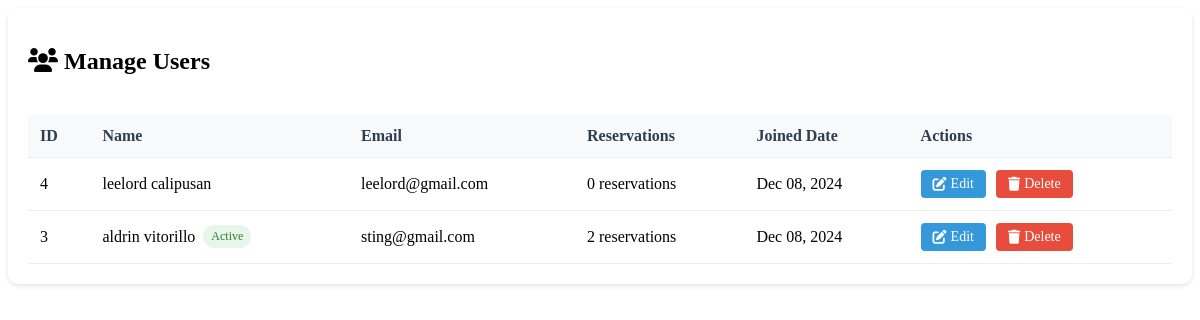
The app's page /ADMIN/manage_users.php with its own data.
### tables this page shows
CREATE TABLE `users` (
  `id` int(11) NOT NULL,
  `name` varchar(50) NOT NULL,
  `lastname` varchar(50) NOT NULL,
  `email` varchar(100) NOT NULL,
  `password` varchar(255) NOT NULL,
  `created_at` timestamp NOT NULL DEFAULT current_timestamp()
);

### ADMIN/manage_users.php (the view, shortened to what this page needs)
<?php
require_once '../includes/db_connection.php';
$sql = "SELECT u.*,
        (SELECT COUNT(*) FROM reservations WHERE user_id = u.id) as reservation_count
        FROM users u
        ORDER BY u.created_at DESC";
$result = $conn->query($sql);
if ($result === false) {
    $error_message = "Error fetching users: " . $conn->error;
} else {
    $users = $result->fetch_all(MYSQLI_ASSOC);
}
?>
<!DOCTYPE html>
<html lang="en">
<head>
    <link rel="stylesheet" href="https://cdnjs.cloudflare.com/ajax/libs/font-awesome/6.0.0/css/all.min.css">
</head>
<body>
    <div class="user-management">
        <div class="actions-bar">
            <h2><i class="fas fa-users"></i> Manage Users</h2>
            <a href="add_user.php" class="add-user-btn">
                <i class="fas fa-user-plus"></i> Add New User
            </a>
        </div>
        <?php if (isset($users) && count($users) > 0): ?>
            <div class="table-responsive">
                <table class="user-table">
                    <thead>
                        <tr>
                            <th>ID</th>
                            <th>Name</th>
                            <th>Email</th>
                            <th>Reservations</th>
                            <th>Joined Date</th>
                            <th>Actions</th>
                        </tr>
                    </thead>
                    <tbody>
                        <?php foreach ($users as $user): ?>
                            <tr>
                                <td><?php echo htmlspecialchars($user['id']); ?></td>
                                <td>
                                    <div class="user-status">
                                        <?php echo htmlspecialchars($user['name'] . ' ' . $user['lastname']); ?>
                                        <?php if ($user['reservation_count'] > 0): ?>
                                            <span class="status-badge">Active</span>
                                        <?php endif; ?>
                                    </div>
                                </td>
                                <td><?php echo htmlspecialchars($user['email']); ?></td>
                                <td><?php echo $user['reservation_count']; ?> reservations</td>
                                <td><?php echo date('M d, Y', strtotime($user['created_at'])); ?></td>
                                <td>
                                    <div class="user-actions">
                                        <a href="edit_user.php?id=<?php echo $user['id']; ?>" class="btn btn-edit">
                                            <i class="fas fa-edit"></i> Edit
                                        </a>
                                        <a href="?delete=<?php echo $user['id']; ?>"
                                           class="btn btn-delete"
                                           onclick="return confirm('Are you sure you want to delete this user? This will also delete all their reservations.');">
                                            <i class="fas fa-trash"></i> Delete
                                        </a>
                                    </div>
                                </td>
                            </tr>
                        <?php endforeach; ?>
                    </tbody>
                </table>
            </div>
        <?php endif; ?>
    </div>
</body>
</html>

### ADMIN/manage_users.php (style rules this page uses)
.user-management { background: white; border-radius: 10px; box-shadow: 0 2px 5px rgba(0,0,0,0.1); padding: 20px; }
.actions-bar { display: flex; justify-content: space-between; align-items: center; margin-bottom: 20px; }
.add-user-btn { background: var(--secondary-color); color: white; padding: 10px 20px; border-radius: 5px; text-decoration: none; display: inline-flex; align-items: center; gap: 8px; transition: background-color 0.3s; }
.user-table { width: 100%; border-collapse: collapse; margin-top: 20px; }
.user-table th, .user-table td { padding: 12px; text-align: left; border-bottom: 1px solid #eee; }
.user-table th { background-color: #f8f9fa; font-weight: 600; color: #2c3e50; }
.user-actions { display: flex; gap: 10px; }
.btn { padding: 6px 12px; border-radius: 4px; text-decoration: none; font-size: 14px; display: inline-flex; align-items: center; gap: 4px; }
.btn-edit { background: #3498db; color: white; }
.btn-delete { background: #e74c3c; color: white; }
.user-status { display: flex; align-items: center; gap: 8px; }
.status-badge { padding: 4px 8px; border-radius: 12px; font-size: 12px; background: #e8f5e9; color: #2e7d32; }

### records on screen
users: id "4", name+lastname "leelord calipusan", email "leelord@gmail.com", reservation_count "0", created_at "Dec 08, 2024"
users: id "3", name+lastname "aldrin vitorillo", shows "Active", email "sting@gmail.com", reservation_count "2", created_at "Dec 08, 2024"
